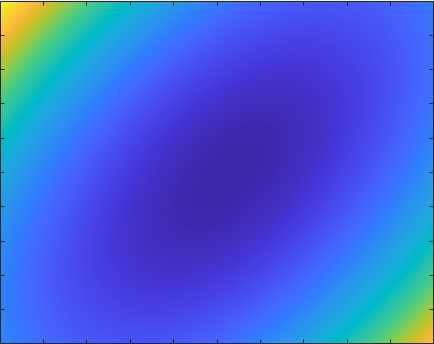
%> input picture Funciones de prueba/Base 7/Quadratic.jpg, 434 x 344 px
$ octave Quadratic.m   (GNU Octave 9; MATLAB toolbox functions it lacks are replaced by stand-ins)
%> lines starting %> are read from the running program, lines starting %| are printed output that depends on the picture
% Quadratic Function
% Range of initial points: -10 <= xj <= 10 , j=1,2
% Global minima: (x1,x2)=(0.193880169366971,0.485133920218833)
% f(x1,x2)=-3873.724182186271819
% Coded by: Ali R. Alroomi | Last Update: 15 June 2015 | www.al-roomi.org

clear
clc
warning off

x1min=-10;
x1max=10;
x2min=-10;
x2max=10;
R=1500; % steps resolution
x1=x1min:(x1max-x1min)/R:x1max;
x2=x2min:(x2max-x2min)/R:x2max;

for j=1:length(x1)

    for i=1:length(x2)
        f(i)=-3803.84-138.08*x1(j)-232.92*x2(i)+128.08*x1(j).^2+203.64*x2(i).^2+182.25*x1(j)*x2(i);
    end

    f_tot(j,:)=f;

end
Min= min(f_tot,[],'all');
Max = max(f_tot,[],'all');

z=(f_tot-Min)/(Max-Min);

figure(1)
% [6 lines of commented-out code are left out]
imagesc(x1,x2,z);
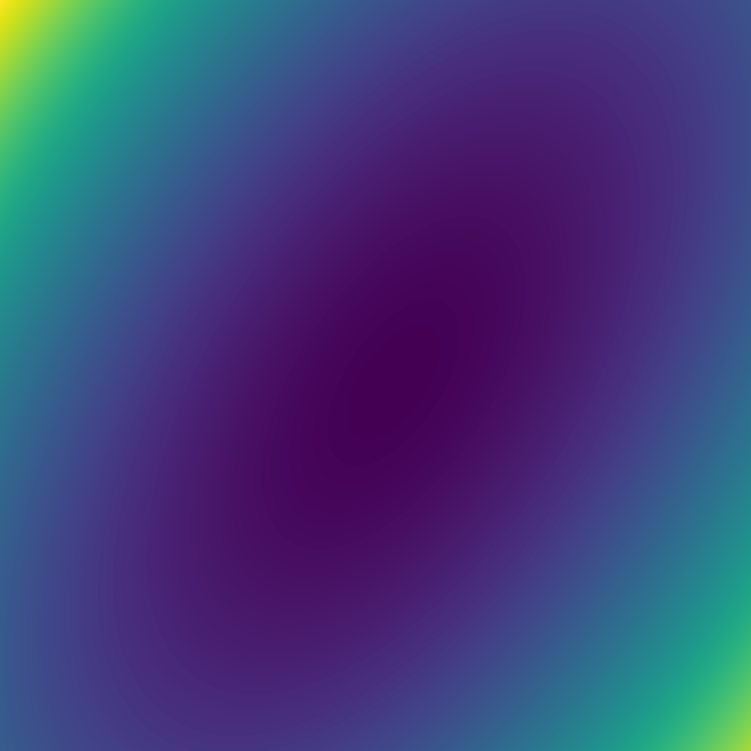
%> displayed picture: size 1501x1501x3, on the screen's scale of 0 to 255 (shown at 1/2 size); mean R, G, B 63.9, 63.8, 121.9

f = imread ('Quadratic.jpg');
%> f is the input picture: size 344x434x3 uint8; mean R, G, B 63.8, 97.3, 216.6
k = rgb2gray(f);
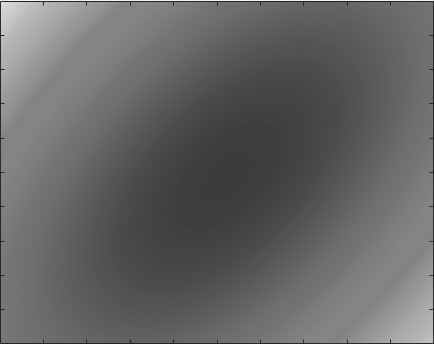
%> k: size 344x434 uint8; min 22, max 250, mean 100.9
figure(2)
imshow(k);
